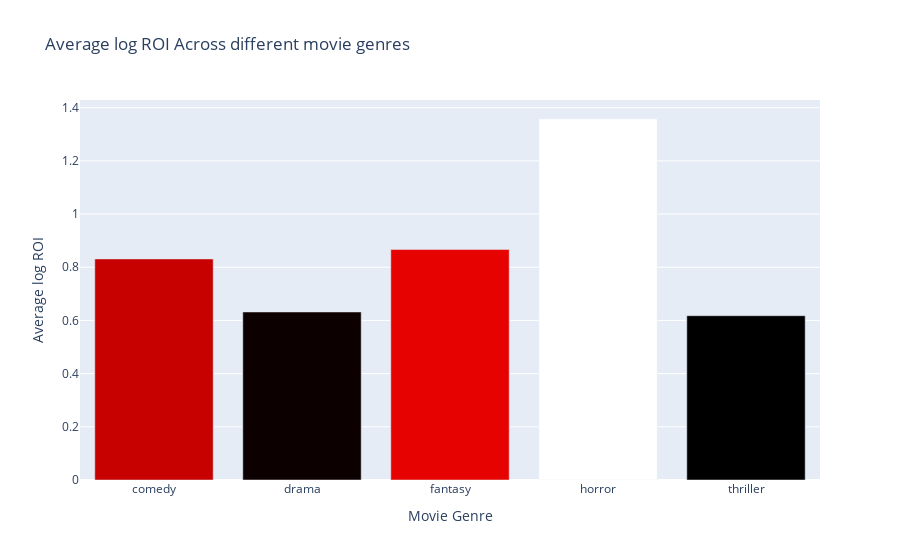

Notebook code for this chart:
### Markdown cell above
##### 3.1.4 Analysis of ROI, ratings and movie success

### Code cell
eda.plot_average_log_roi_genres()

### Figure 1 — Plotly figure (JSON) as saved in the notebook; plotly's stock layout.template omitted (floating-point values rounded to 4 significant figures)
{"data": [{"alignmentgroup": "True", "hovertemplate": "Movie Genre=%{x}<br>Average log ROI=%{marker.color}<extra></extra>", "legendgroup": "", "marker": {"color": [0.8312, 0.6318, 0.8665, 1.358, 0.6178], "coloraxis": "coloraxis", "pattern": {"shape": ""}}, "name": "", "offsetgroup": "", "orientation": "v", "showlegend": false, "textposition": "auto", "type": "bar", "x": ["comedy", "drama", "fantasy", "horror", "thriller"], "xaxis": "x", "y": [0.8312, 0.6318, 0.8665, 1.358, 0.6178], "yaxis": "y"}], "layout": {"barmode": "relative", "coloraxis": {"colorbar": {"title": {"text": "Average log ROI"}}, "colorscale": [[0, "rgb(0,0,0)"], [0.3333, "rgb(230,0,0)"], [0.6667, "rgb(255,210,0)"], [1, "rgb(255,255,255)"]], "showscale": false}, "legend": {"tracegroupgap": 0}, "title": {"text": "Average log ROI Across different movie genres"}, "xaxis": {"anchor": "y", "domain": [0, 1], "title": {"text": "Movie Genre"}}, "yaxis": {"anchor": "x", "domain": [0, 1], "title": {"text": "Average log ROI"}}}}
